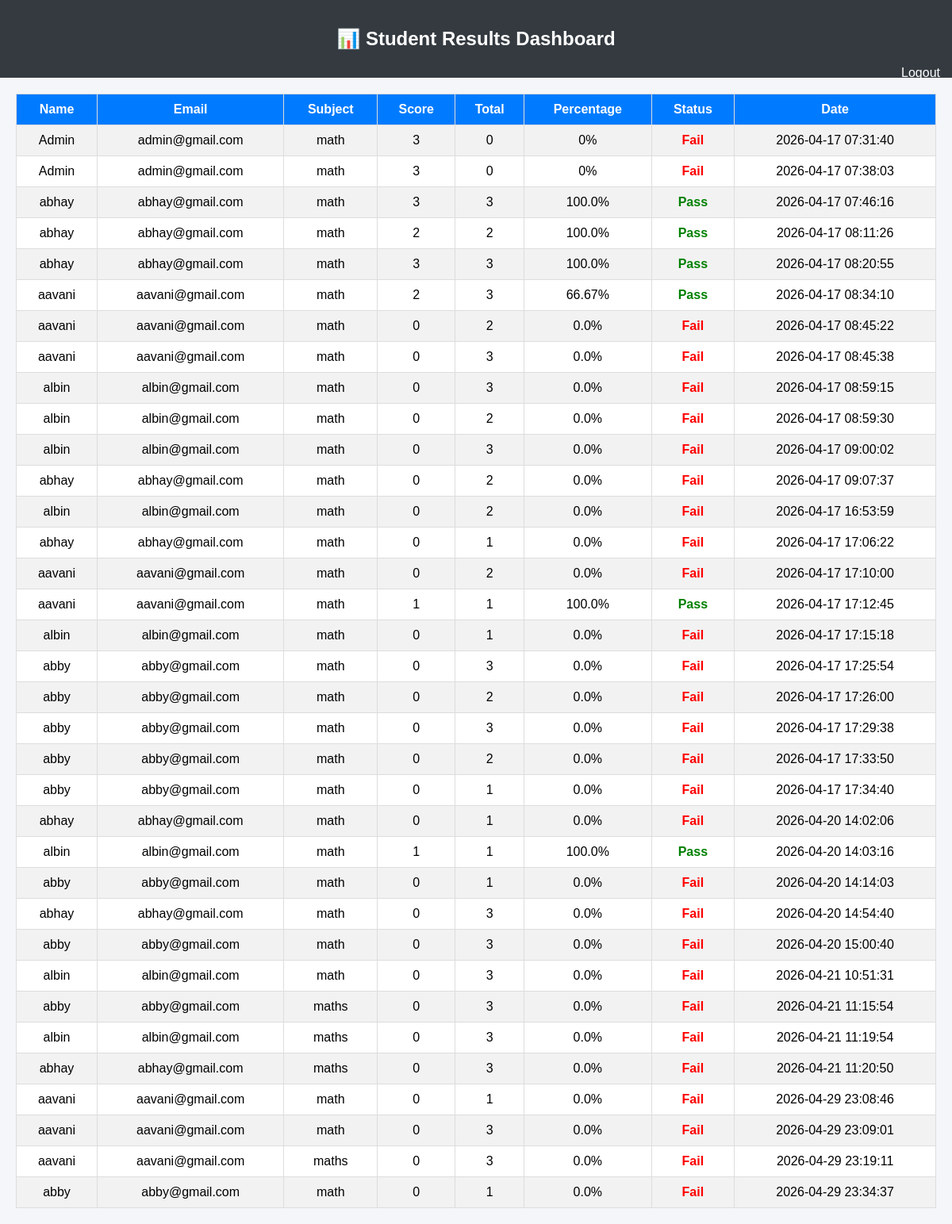
The app's page /view_results (signed in) with its own data.
### tables this page shows
CREATE TABLE results (
    id INTEGER PRIMARY KEY AUTOINCREMENT,
    student_id INTEGER,
    exam_id INTEGER,   -- 🔥 IMPORTANT FIX
    score INTEGER,
    total INTEGER,
    date TIMESTAMP DEFAULT CURRENT_TIMESTAMP
);

CREATE TABLE users (
    id INTEGER PRIMARY KEY AUTOINCREMENT,
    name TEXT NOT NULL,
    email TEXT UNIQUE NOT NULL,
    password TEXT NOT NULL,
    role TEXT NOT NULL
);

CREATE TABLE exams (
    id INTEGER PRIMARY KEY AUTOINCREMENT,
    subject TEXT,
    teacher TEXT,
    total_questions INTEGER,
    duration INTEGER
);

### app.py (the view)
@app.route("/view_results")
def view_results():
    if "user_id" not in session or session["role"] not in ["faculty", "admin"]:
        return redirect("/")
    db = get_db()
    results = db.execute("""
        SELECT users.name, users.email, exams.subject, results.score, results.total, results.date
        FROM results
        JOIN users ON results.student_id = users.id
        JOIN exams ON results.exam_id = exams.id
    """).fetchall()
    return render_template("view_results.html", results=results)

### app.py (called while the page is built)
def get_db():
    db = sqlite3.connect(db_path, check_same_thread=False)
    db.row_factory = sqlite3.Row
    print("Using DB:", db_path)
    return db

### templates/view_results.html (shortened to what this page needs)
<!DOCTYPE html>
<html>
<head>
</head>
<body>
<div class="header">
    <h2>📊 Student Results Dashboard</h2>
    <a href="/logout" class="logout">Logout</a>
</div>
<div class="container">
<table>
    <tr>
        <th>Name</th>
        <th>Email</th>
        <th>Subject</th>
        <th>Score</th>
        <th>Total</th>
        <th>Percentage</th>
        <th>Status</th>
        <th>Date</th>
    </tr>
    {% for r in results %}
    <tr>
        <td>{{ r.name }}</td>
        <td>{{ r.email }}</td>
        <td>{{ r.subject }}</td>
        <td>{{ r.score or 0 }}</td>
        <td>{{ r.total or 0 }}</td>
        <td>
        {% if r.total and r.total > 0 %}
            {{ ((r.score or 0) / r.total * 100) | round(2) }}%
        {% else %}
            0%
        {% endif %}
        </td>
        <td>
        {% if r.total and r.total > 0 and ((r.score or 0) / r.total * 100) >= 40 %}
            <span class="pass">Pass</span>
        {% else %}
            <span class="fail">Fail</span>
        {% endif %}
        </td>
        <td>{{ r.date }}</td>
    </tr>
    {% endfor %}
</table>
</div>
</body>
</html>

### templates/view_results.html (style rules this page uses)
body { font-family: Arial; background: #f4f6f9; margin: 0; }
.header { background: #343a40; color: white; padding: 15px; text-align: center; }
.logout { float: right; color: white; text-decoration: none; }
.container { padding: 20px; }
table { width: 100%; border-collapse: collapse; background: white; }
th, td { padding: 10px; border: 1px solid #ddd; text-align: center; }
th { background: #007bff; color: white; }
tr:nth-child(even) { background: #f2f2f2; }
.pass { color: green; font-weight: bold; }
.fail { color: red; font-weight: bold; }

### records on screen
results: name "Admin", email "admin@gmail.com", subject "math", score "3", total "0", shows "0%", shows "Fail", date "2026-04-17 07:31:40"
results: name "Admin", email "admin@gmail.com", subject "math", score "3", total "0", shows "0%", shows "Fail", date "2026-04-17 07:38:03"
results: name "abhay", email "abhay@gmail.com", subject "math", score "3", total "3", ((r.scoreor0)/r.total*100)|round(2) "100.0", shows "Pass", date "2026-04-17 07:46:16"
results: name "abhay", email "abhay@gmail.com", subject "math", score "2", total "2", ((r.scoreor0)/r.total*100)|round(2) "100.0", shows "Pass", date "2026-04-17 08:11:26"
results: name "abhay", email "abhay@gmail.com", subject "math", score "3", total "3", ((r.scoreor0)/r.total*100)|round(2) "100.0", shows "Pass", date "2026-04-17 08:20:55"
results: name "aavani", email "aavani@gmail.com", subject "math", score "2", total "3", ((r.scoreor0)/r.total*100)|round(2) "66.67", shows "Pass", date "2026-04-17 08:34:10"
results: name "aavani", email "aavani@gmail.com", subject "math", score "0", total "2", ((r.scoreor0)/r.total*100)|round(2) "0.0", shows "Fail", date "2026-04-17 08:45:22"
results: name "aavani", email "aavani@gmail.com", subject "math", score "0", total "3", ((r.scoreor0)/r.total*100)|round(2) "0.0", shows "Fail", date "2026-04-17 08:45:38"
results: name "albin", email "albin@gmail.com", subject "math", score "0", total "3", ((r.scoreor0)/r.total*100)|round(2) "0.0", shows "Fail", date "2026-04-17 08:59:15"
results: name "albin", email "albin@gmail.com", subject "math", score "0", total "2", ((r.scoreor0)/r.total*100)|round(2) "0.0", shows "Fail", date "2026-04-17 08:59:30"
results: name "albin", email "albin@gmail.com", subject "math", score "0", total "3", ((r.scoreor0)/r.total*100)|round(2) "0.0", shows "Fail", date "2026-04-17 09:00:02"
results: name "abhay", email "abhay@gmail.com", subject "math", score "0", total "2", ((r.scoreor0)/r.total*100)|round(2) "0.0", shows "Fail", date "2026-04-17 09:07:37"
results: name "albin", email "albin@gmail.com", subject "math", score "0", total "2", ((r.scoreor0)/r.total*100)|round(2) "0.0", shows "Fail", date "2026-04-17 16:53:59"
results: name "abhay", email "abhay@gmail.com", subject "math", score "0", total "1", ((r.scoreor0)/r.total*100)|round(2) "0.0", shows "Fail", date "2026-04-17 17:06:22"
results: name "aavani", email "aavani@gmail.com", subject "math", score "0", total "2", ((r.scoreor0)/r.total*100)|round(2) "0.0", shows "Fail", date "2026-04-17 17:10:00"
results: name "aavani", email "aavani@gmail.com", subject "math", score "1", total "1", ((r.scoreor0)/r.total*100)|round(2) "100.0", shows "Pass", date "2026-04-17 17:12:45"
results: name "albin", email "albin@gmail.com", subject "math", score "0", total "1", ((r.scoreor0)/r.total*100)|round(2) "0.0", shows "Fail", date "2026-04-17 17:15:18"
results: name "abby", email "abby@gmail.com", subject "math", score "0", total "3", ((r.scoreor0)/r.total*100)|round(2) "0.0", shows "Fail", date "2026-04-17 17:25:54"
results: name "abby", email "abby@gmail.com", subject "math", score "0", total "2", ((r.scoreor0)/r.total*100)|round(2) "0.0", shows "Fail", date "2026-04-17 17:26:00"
results: name "abby", email "abby@gmail.com", subject "math", score "0", total "3", ((r.scoreor0)/r.total*100)|round(2) "0.0", shows "Fail", date "2026-04-17 17:29:38"
results: name "abby", email "abby@gmail.com", subject "math", score "0", total "2", ((r.scoreor0)/r.total*100)|round(2) "0.0", shows "Fail", date "2026-04-17 17:33:50"
results: name "abby", email "abby@gmail.com", subject "math", score "0", total "1", ((r.scoreor0)/r.total*100)|round(2) "0.0", shows "Fail", date "2026-04-17 17:34:40"
results: name "abhay", email "abhay@gmail.com", subject "math", score "0", total "1", ((r.scoreor0)/r.total*100)|round(2) "0.0", shows "Fail", date "2026-04-20 14:02:06"
results: name "albin", email "albin@gmail.com", subject "math", score "1", total "1", ((r.scoreor0)/r.total*100)|round(2) "100.0", shows "Pass", date "2026-04-20 14:03:16"
results: name "abby", email "abby@gmail.com", subject "math", score "0", total "1", ((r.scoreor0)/r.total*100)|round(2) "0.0", shows "Fail", date "2026-04-20 14:14:03"
results: name "abhay", email "abhay@gmail.com", subject "math", score "0", total "3", ((r.scoreor0)/r.total*100)|round(2) "0.0", shows "Fail", date "2026-04-20 14:54:40"
results: name "abby", email "abby@gmail.com", subject "math", score "0", total "3", ((r.scoreor0)/r.total*100)|round(2) "0.0", shows "Fail", date "2026-04-20 15:00:40"
results: name "albin", email "albin@gmail.com", subject "math", score "0", total "3", ((r.scoreor0)/r.total*100)|round(2) "0.0", shows "Fail", date "2026-04-21 10:51:31"
results: name "abby", email "abby@gmail.com", subject "maths", score "0", total "3", ((r.scoreor0)/r.total*100)|round(2) "0.0", shows "Fail", date "2026-04-21 11:15:54"
results: name "albin", email "albin@gmail.com", subject "maths", score "0", total "3", ((r.scoreor0)/r.total*100)|round(2) "0.0", shows "Fail", date "2026-04-21 11:19:54"
results: name "abhay", email "abhay@gmail.com", subject "maths", score "0", total "3", ((r.scoreor0)/r.total*100)|round(2) "0.0", shows "Fail", date "2026-04-21 11:20:50"
results: name "aavani", email "aavani@gmail.com", subject "math", score "0", total "1", ((r.scoreor0)/r.total*100)|round(2) "0.0", shows "Fail", date "2026-04-29 23:08:46"
results: name "aavani", email "aavani@gmail.com", subject "math", score "0", total "3", ((r.scoreor0)/r.total*100)|round(2) "0.0", shows "Fail", date "2026-04-29 23:09:01"
results: name "aavani", email "aavani@gmail.com", subject "maths", score "0", total "3", ((r.scoreor0)/r.total*100)|round(2) "0.0", shows "Fail", date "2026-04-29 23:19:11"
results: name "abby", email "abby@gmail.com", subject "math", score "0", total "1", ((r.scoreor0)/r.total*100)|round(2) "0.0", shows "Fail", date "2026-04-29 23:34:37"
